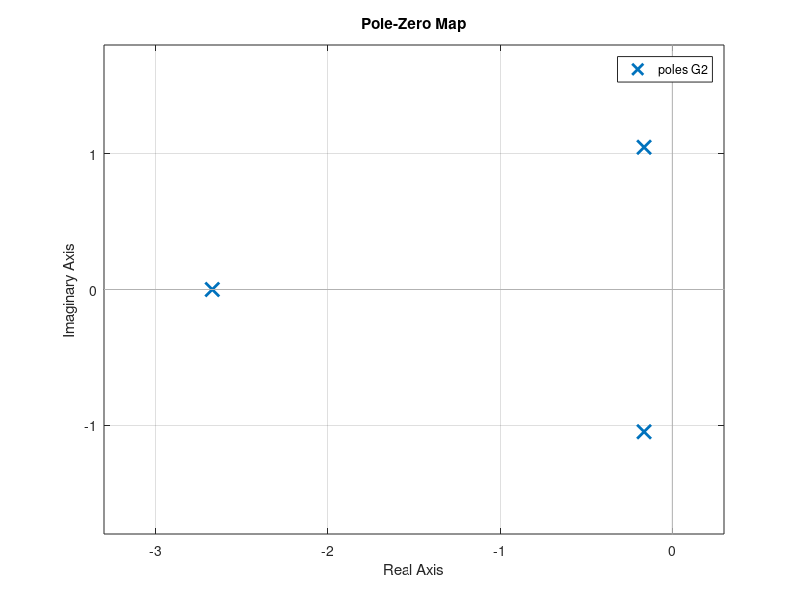
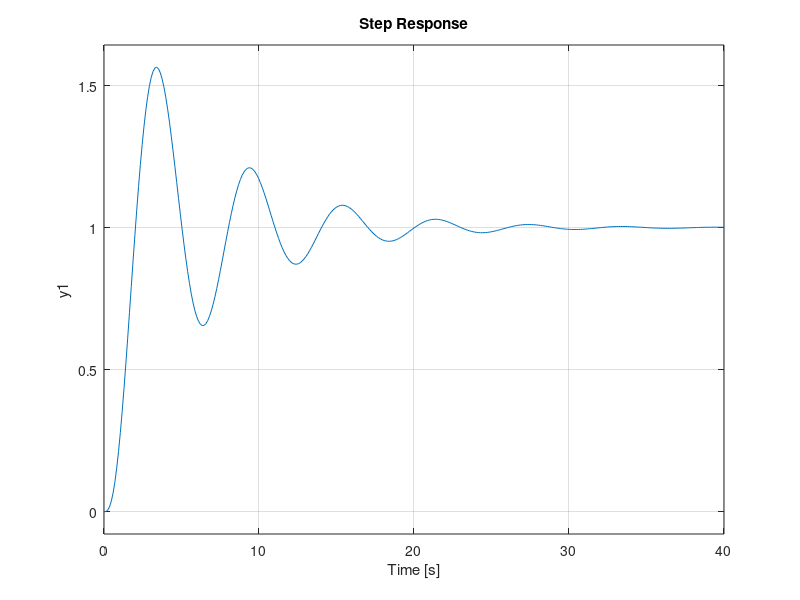

Recreate these plots in MATLAB, in order.
% Stability Test of Continious Systems 
clc
clear all
s = tf('s')
G = 3/(s^3+3*s^2+2*s);
G2 = feedback(G,1)
pzmap(G2)
figure
step(G2)
